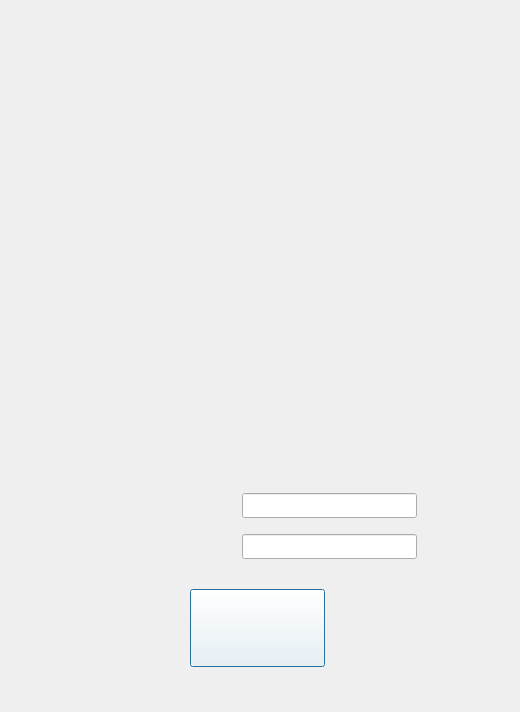
<?xml version="1.0" encoding="UTF-8"?>
<ui version="4.0">
 <class>UserLoginDialog</class>
 <widget class="QDialog" name="UserLoginDialog">
  <property name="geometry">
   <rect>
    <x>0</x>
    <y>0</y>
    <width>520</width>
    <height>712</height>
   </rect>
  </property>
  <property name="windowTitle">
   <string>Dialog</string>
  </property>
  <widget class="QLabel" name="backgroundLbl">
   <property name="geometry">
    <rect>
     <x>0</x>
     <y>0</y>
     <width>520</width>
     <height>712</height>
    </rect>
   </property>
   <property name="text">
    <string/>
   </property>
   <property name="pixmap">
    <pixmap resource="../../resources/images/images.qrc">:/images/screens/form_login.jpg</pixmap>
   </property>
  </widget>
  <widget class="QPushButton" name="loginBtn">
   <property name="geometry">
    <rect>
     <x>190</x>
     <y>589</y>
     <width>135</width>
     <height>78</height>
    </rect>
   </property>
   <property name="styleSheet">
    <string notr="true">background-color: rgba(255, 255, 255, 0);</string>
   </property>
   <property name="text">
    <string/>
   </property>
   <property name="icon">
    <iconset resource="../../resources/images/images.qrc">
     <normaloff>:/images/screens/button_login.png</normaloff>:/images/screens/button_login.png</iconset>
   </property>
   <property name="iconSize">
    <size>
     <width>135</width>
     <height>78</height>
    </size>
   </property>
  </widget>
  <widget class="QLineEdit" name="usernameLE">
   <property name="geometry">
    <rect>
     <x>242</x>
     <y>493</y>
     <width>175</width>
     <height>25</height>
    </rect>
   </property>
   <property name="font">
    <font>
     <family>微软雅黑</family>
     <pointsize>10</pointsize>
    </font>
   </property>
   <property name="inputMask">
    <string/>
   </property>
  </widget>
  <widget class="QLineEdit" name="passwordLE">
   <property name="geometry">
    <rect>
     <x>242</x>
     <y>534</y>
     <width>175</width>
     <height>25</height>
    </rect>
   </property>
   <property name="font">
    <font>
     <family>微软雅黑</family>
     <pointsize>10</pointsize>
    </font>
   </property>
   <property name="inputMask">
    <string/>
   </property>
   <property name="text">
    <string/>
   </property>
   <property name="echoMode">
    <enum>QLineEdit::Password</enum>
   </property>
  </widget>
 </widget>
 <resources>
  <include location="../../resources/images/images.qrc"/>
 </resources>
 <connections/>
</ui>
